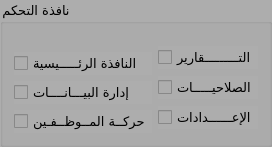
                             <widget class="QGroupBox" name="groupBox_18">
                              <property name="maximumSize">
                               <size>
                                <width>900</width>
                                <height>400</height>
                               </size>
                              </property>
                              <property name="font">
                               <font>
                                <family>Motken K Sina</family>
                                <pointsize>10</pointsize>
                                <weight>50</weight>
                                <italic>false</italic>
                                <bold>false</bold>
                               </font>
                              </property>
                              <property name="styleSheet">
                               <string notr="true">background-color:rgb(173, 173, 173);
color:rgb(0, 0, 0)</string>
                              </property>
                              <property name="title">
                               <string>نافذة التحكم</string>
                              </property>
                              <layout class="QGridLayout" name="gridLayout_37">
                               <item row="0" column="0">
                                <layout class="QHBoxLayout" name="horizontalLayout_3">
                                 <property name="topMargin">
                                  <number>10</number>
                                 </property>
                                 <item>
                                  <layout class="QVBoxLayout" name="verticalLayout_17">
                                   <property name="topMargin">
                                    <number>7</number>
                                   </property>
                                   <item>
                                    <widget class="QCheckBox" name="led_main">
                                     <property name="font">
                                      <font>
                                       <family>Motken K Sina</family>
                                       <pointsize>10</pointsize>
                                       <weight>50</weight>
                                       <italic>false</italic>
                                       <bold>false</bold>
                                      </font>
                                     </property>
                                     <property name="text">
                                      <string>النافذة الرئـــــيسية</string>
                                     </property>
                                    </widget>
                                   </item>
                                   <item>
                                    <widget class="QCheckBox" name="led_manage">
                                     <property name="font">
                                      <font>
                                       <family>Motken K Sina</family>
                                       <pointsize>10</pointsize>
                                       <weight>50</weight>
                                       <italic>false</italic>
                                       <bold>false</bold>
                                      </font>
                                     </property>
                                     <property name="text">
                                      <string>إدارة البيـــانــــات</string>
                                     </property>
                                    </widget>
                                   </item>
                                   <item>
                                    <widget class="QCheckBox" name="checkBox_436">
                                     <property name="font">
                                      <font>
                                       <family>Motken K Sina</family>
                                       <pointsize>10</pointsize>
                                       <weight>50</weight>
                                       <italic>false</italic>
                                       <bold>false</bold>
                                      </font>
                                     </property>
                                     <property name="text">
                                      <string>حركــة المــوظــفـين</string>
                                     </property>
                                    </widget>
                                   </item>
                                  </layout>
                                 </item>
                                 <item>
                                  <layout class="QVBoxLayout" name="verticalLayout_26">
                                   <item>
                                    <widget class="QCheckBox" name="checkBox_432">
                                     <property name="font">
                                      <font>
                                       <family>Motken K Sina</family>
                                       <pointsize>10</pointsize>
                                       <weight>50</weight>
                                       <italic>false</italic>
                                       <bold>false</bold>
                                      </font>
                                     </property>
                                     <property name="text">
                                      <string>التـــــــــقارير</string>
                                     </property>
                                    </widget>
                                   </item>
                                   <item>
                                    <widget class="QCheckBox" name="checkBox_437">
                                     <property name="font">
                                      <font>
                                       <family>Motken K Sina</family>
                                       <pointsize>10</pointsize>
                                       <weight>50</weight>
                                       <italic>false</italic>
                                       <bold>false</bold>
                                      </font>
                                     </property>
                                     <property name="text">
                                      <string>الصلاحيـــــات</string>
                                     </property>
                                    </widget>
                                   </item>
                                   <item>
                                    <widget class="QCheckBox" name="led_setting">
                                     <property name="font">
                                      <font>
                                       <family>Motken K Sina</family>
                                       <pointsize>10</pointsize>
                                       <weight>50</weight>
                                       <italic>false</italic>
                                       <bold>false</bold>
                                      </font>
                                     </property>
                                     <property name="text">
                                      <string>الإعــــــدادات</string>
                                     </property>
                                    </widget>
                                   </item>
                                  </layout>
                                 </item>
                                </layout>
                               </item>
                              </layout>
                             </widget>
